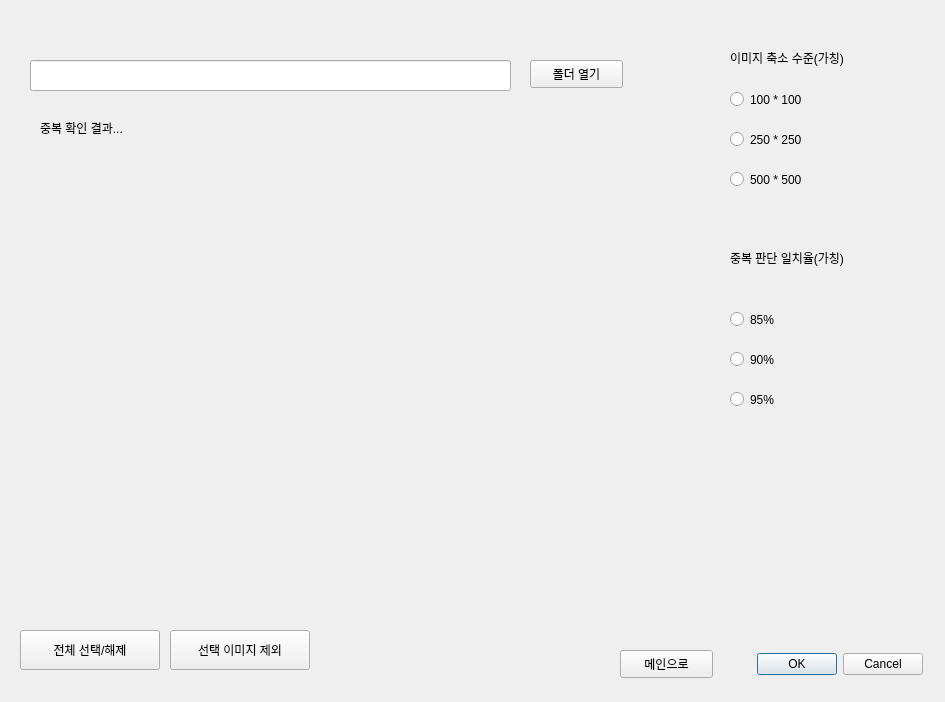
<?xml version="1.0" encoding="UTF-8"?>
<ui version="4.0">
 <class>Form</class>
 <widget class="QWidget" name="Form">
  <property name="geometry">
   <rect>
    <x>0</x>
    <y>0</y>
    <width>945</width>
    <height>702</height>
   </rect>
  </property>
  <property name="windowTitle">
   <string>중복 이미지 처리</string>
  </property>
  <widget class="QPushButton" name="BtnMain">
   <property name="geometry">
    <rect>
     <x>620</x>
     <y>650</y>
     <width>93</width>
     <height>28</height>
    </rect>
   </property>
   <property name="text">
    <string>메인으로</string>
   </property>
  </widget>
  <widget class="QLineEdit" name="FolderPath">
   <property name="geometry">
    <rect>
     <x>30</x>
     <y>60</y>
     <width>481</width>
     <height>31</height>
    </rect>
   </property>
  </widget>
  <widget class="QPushButton" name="BtnOpenFolder">
   <property name="geometry">
    <rect>
     <x>530</x>
     <y>60</y>
     <width>93</width>
     <height>28</height>
    </rect>
   </property>
   <property name="text">
    <string>폴더 열기</string>
   </property>
  </widget>
  <widget class="QRadioButton" name="OpResize_0">
   <property name="geometry">
    <rect>
     <x>730</x>
     <y>90</y>
     <width>108</width>
     <height>19</height>
    </rect>
   </property>
   <property name="text">
    <string>100 * 100</string>
   </property>
   <attribute name="buttonGroup">
    <string notr="true">buttonGroup</string>
   </attribute>
  </widget>
  <widget class="QRadioButton" name="OpResize_1">
   <property name="geometry">
    <rect>
     <x>730</x>
     <y>130</y>
     <width>108</width>
     <height>19</height>
    </rect>
   </property>
   <property name="text">
    <string>250 * 250</string>
   </property>
   <attribute name="buttonGroup">
    <string notr="true">buttonGroup</string>
   </attribute>
  </widget>
  <widget class="QRadioButton" name="OpResize_2">
   <property name="geometry">
    <rect>
     <x>730</x>
     <y>170</y>
     <width>108</width>
     <height>19</height>
    </rect>
   </property>
   <property name="text">
    <string>500 * 500</string>
   </property>
   <attribute name="buttonGroup">
    <string notr="true">buttonGroup</string>
   </attribute>
  </widget>
  <widget class="QLabel" name="label">
   <property name="geometry">
    <rect>
     <x>730</x>
     <y>50</y>
     <width>161</width>
     <height>16</height>
    </rect>
   </property>
   <property name="text">
    <string>이미지 축소 수준(가칭)</string>
   </property>
  </widget>
  <widget class="QDialogButtonBox" name="buttonBox">
   <property name="geometry">
    <rect>
     <x>730</x>
     <y>650</y>
     <width>193</width>
     <height>28</height>
    </rect>
   </property>
   <property name="standardButtons">
    <set>QDialogButtonBox::Cancel|QDialogButtonBox::Ok</set>
   </property>
  </widget>
  <widget class="QPushButton" name="BtnSelectAll">
   <property name="geometry">
    <rect>
     <x>20</x>
     <y>630</y>
     <width>140</width>
     <height>40</height>
    </rect>
   </property>
   <property name="text">
    <string>전체 선택/해제</string>
   </property>
  </widget>
  <widget class="QPushButton" name="BtnExclude">
   <property name="geometry">
    <rect>
     <x>170</x>
     <y>630</y>
     <width>140</width>
     <height>40</height>
    </rect>
   </property>
   <property name="text">
    <string>선택 이미지 제외</string>
   </property>
  </widget>
  <widget class="QLabel" name="label_2">
   <property name="geometry">
    <rect>
     <x>40</x>
     <y>120</y>
     <width>161</width>
     <height>16</height>
    </rect>
   </property>
   <property name="text">
    <string>중복 확인 결과...</string>
   </property>
  </widget>
  <widget class="QLabel" name="label_3">
   <property name="geometry">
    <rect>
     <x>730</x>
     <y>250</y>
     <width>161</width>
     <height>16</height>
    </rect>
   </property>
   <property name="text">
    <string>중복 판단 일치율(가칭)</string>
   </property>
  </widget>
  <widget class="QRadioButton" name="OpRate_1">
   <property name="geometry">
    <rect>
     <x>730</x>
     <y>350</y>
     <width>108</width>
     <height>19</height>
    </rect>
   </property>
   <property name="text">
    <string>90%</string>
   </property>
   <attribute name="buttonGroup">
    <string notr="true">buttonGroup_2</string>
   </attribute>
  </widget>
  <widget class="QRadioButton" name="OpRate_0">
   <property name="geometry">
    <rect>
     <x>730</x>
     <y>310</y>
     <width>108</width>
     <height>19</height>
    </rect>
   </property>
   <property name="text">
    <string>85%</string>
   </property>
   <attribute name="buttonGroup">
    <string notr="true">buttonGroup_2</string>
   </attribute>
  </widget>
  <widget class="QRadioButton" name="OpRate_2">
   <property name="geometry">
    <rect>
     <x>730</x>
     <y>390</y>
     <width>108</width>
     <height>19</height>
    </rect>
   </property>
   <property name="text">
    <string>95%</string>
   </property>
   <attribute name="buttonGroup">
    <string notr="true">buttonGroup_2</string>
   </attribute>
  </widget>
 </widget>
 <resources/>
 <connections/>
 <buttongroups>
  <buttongroup name="buttonGroup_2"/>
  <buttongroup name="buttonGroup"/>
 </buttongroups>
</ui>
